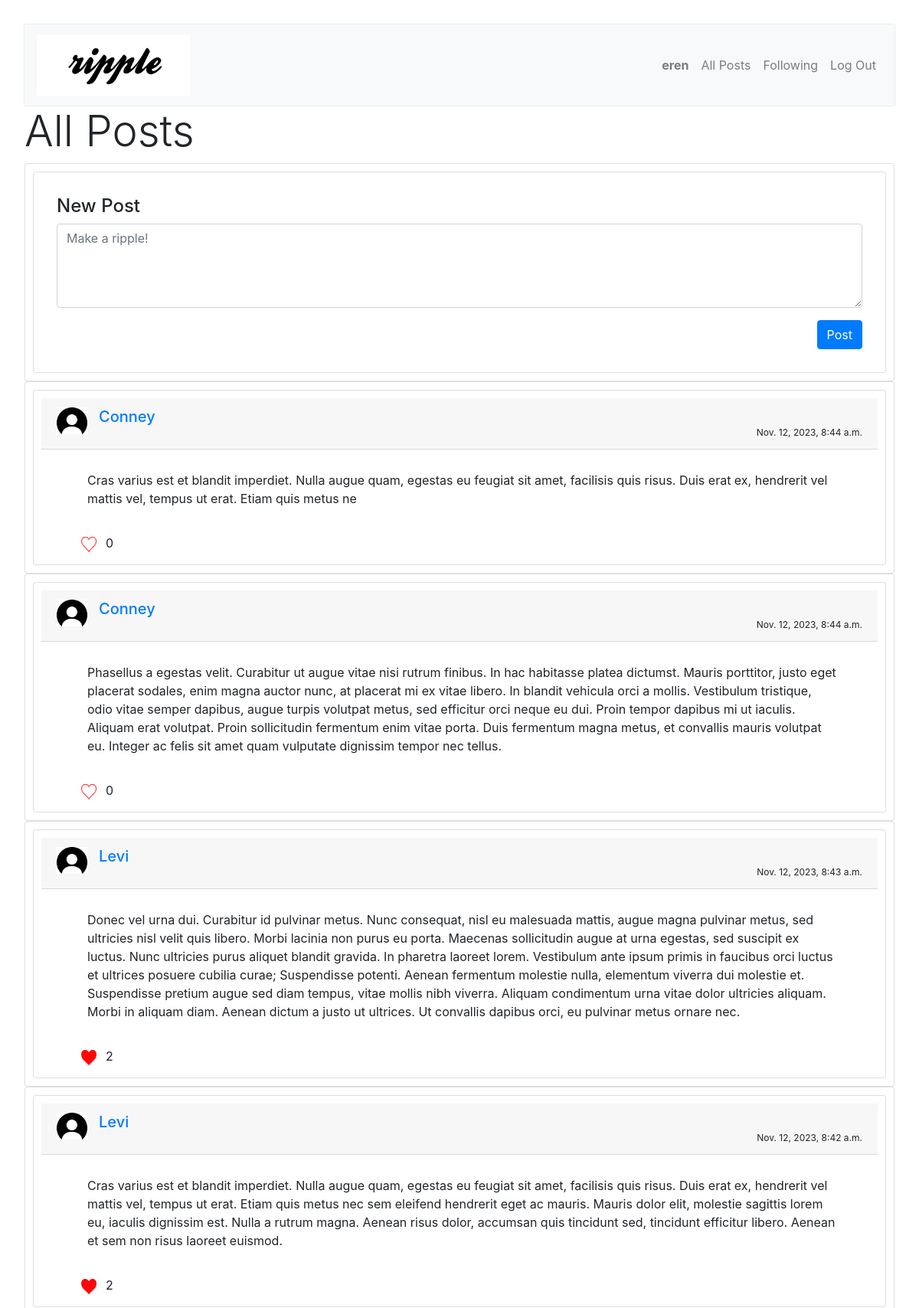
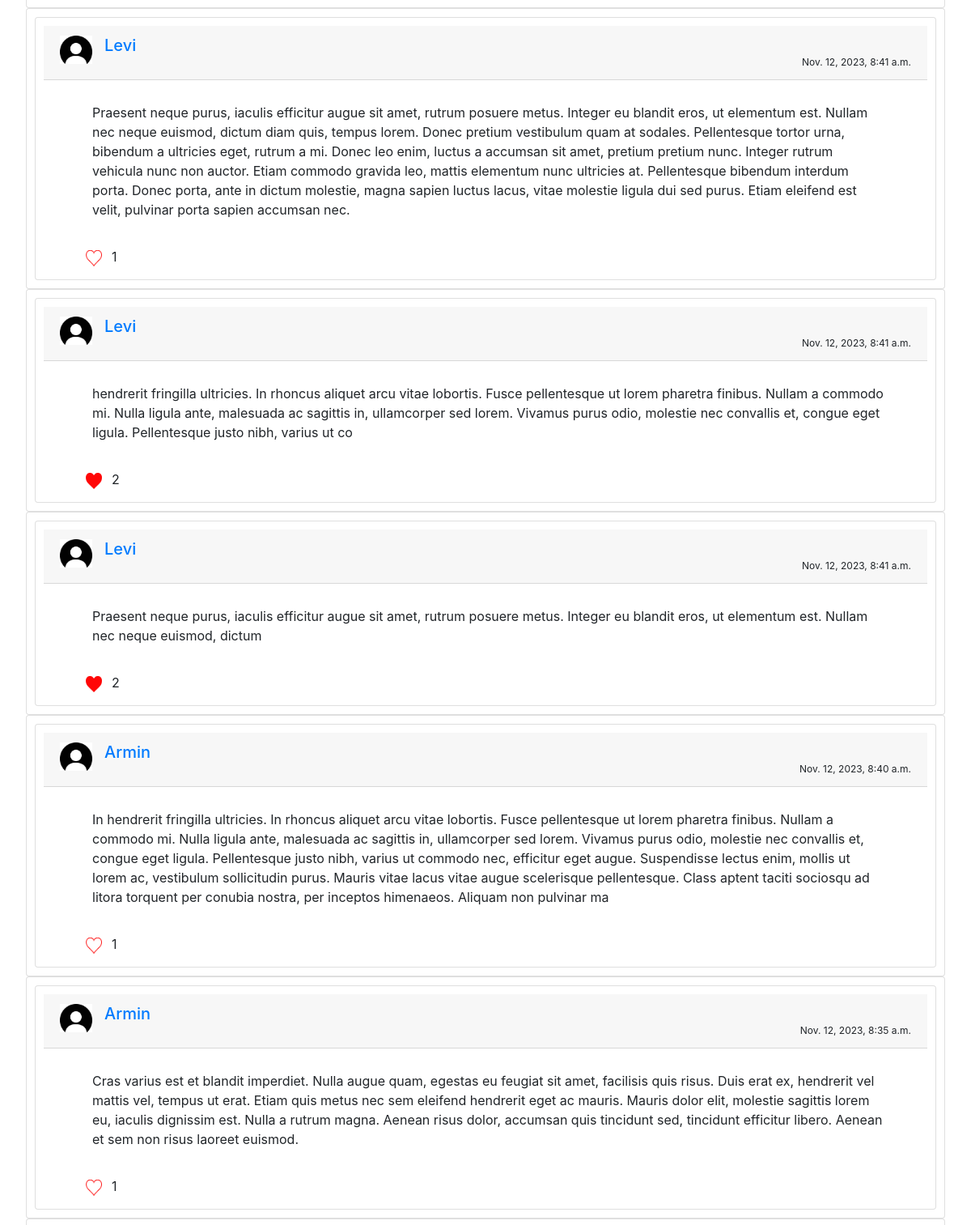
/?page=2 (signed in, upper part), run on the app's committed database (2 pictures, top to bottom).
### network/models.py (models this page shows)
class User(AbstractUser):
    followers = models.ManyToManyField("self", symmetrical=False, related_name="following")

class Post(models.Model):
    creator = models.ForeignKey(User, on_delete=models.CASCADE, related_name="creator")
    text = models.CharField(max_length=300)
    timestamp = models.DateTimeField(auto_now_add=True)

### network/views.py (the view)
# urls.py: path("", views.index, name="index"),
def index(request):
    if request.method == "POST":
        post = request.POST["post"]
        user = request.user
        newpost = Post(creator=user, text=post)
        newpost.save()
    user = request.user
    posts = Post.objects.order_by('-timestamp')
    if user.is_authenticated:
        liked_posts = [post for post in posts if Like.objects.filter(post=post, user=user).exists()]
    else:
        liked_posts = []
    paginator = Paginator(posts, 10)
    page = request.GET.get('page', 1)
    current_posts = paginator.page(page)
    return render(request, "network/index.html", {
        "current_posts": current_posts,
        "liked_posts": liked_posts,
        "paginator": paginator,
        "user" : user
    })

### network/templates/network/index.html (shortened to what this page needs)
    {% extends "network/layout.html" %}
    {% block script %}
        {% load static %}
        <link href="{% static 'network/styles.css' %}" rel="stylesheet">
    {% endblock %}
    {% block body %}
        {% if user.is_authenticated %}
            <h1 class="display-4">All Posts</h1>
            <div>
                <section class="card">
                    <div class="card">
                        <div class="card-body">
                            <form action="" method="post">
                                <h4 class="h4">New Post</h4>
                                <div class="tab-content" id="myTabContent">
                                    <div class="tab-pane fade show active" id="posts" role="tabpanel" aria-labelledby="posts-tab">
                                        <div class="form-group">
                                            <textarea class="form-control" rows="4" cols="50" name="post" placeholder="Make a ripple!"></textarea>
                                        </div>
                                    </div>
                                </div>
                                <div class="text-right">
                                    <input type="submit" value="Post" class="btn btn-primary">
                                </div>
                            </form>
                        </div>
                    </section>
                </div>
                {% for post in current_posts %}
                    <section class="card">
                    <div class="post card">
                        <div class="card-header container">
                            <div class="text-capitalize h5 mb-0">
                                <img class="thumbnail pull-left media-object" src="../static/network/dp.jpg" width="40px">
                                <a href="/{{ post.creator }}" style="margin: 15px;">{{ post.creator }}</a>
                            </div>
                            <div class="timestamp">{{ post.timestamp }}</div>
                        </div>
                        <div class="post-content card-body my-2">{{ post.text }}</div>
                        <div class="like">
                            <button class="like-button btn" style="border: none;">
                                {% if post in liked_posts %}
                                <img src="{% static 'network/liked.png' %}" alt="liked" width="20px" height="20px" class="unlike-icon">
                                {% else %}
                                <img src="{% static 'network/like.png' %}" alt="like" width="20px" height="20px" class="like-icon">
                                {% endif %}
                            </button>
                            <div class="like-count" style="display: grid; place-items: center;">{{ post.liked_on.count }}</div>
                        </div>
                    </div>
                    </section>
                {% empty %}
                    <div>No posts.</div>
                {% endfor %}
            </div>
        {% else %}
            <h2 class="display-3">You are not logged in!</h2>
            <h3 class="display-4"><a href="{% url 'login' %}">Log In</a> or <a href="{% url 'register' %}">Register.</a></h3>
        {% endif %}
    {% endblock %}

### network/templates/network/layout.html (shortened to what this page needs)
{% load static %}
<!DOCTYPE html>
<html lang="en">
    <head>
        <link rel="stylesheet" href="https://cdnjs.cloudflare.com/ajax/libs/font-awesome/4.7.0/css/font-awesome.min.css">
        <link href="{% static 'network/styles.css' %}" rel="stylesheet">
        <link rel="stylesheet" href="https://stackpath.bootstrapcdn.com/bootstrap/4.4.1/css/bootstrap.min.css">
        {% block script %}
        {% endblock %}
    </head>
    <body>
        <nav class="navbar navbar-expand-lg navbar-light bg-light navbar-custom">
            <a class="navbar-brand navbar-header nav" href="{% url 'index' %}">
                <div class="network-img">
                    <img src="{% static 'network/ripple.png' %}" alt="Connect" style="width: 200px;">
                </div>
            </a>
            <div class="navbar-nav ml-auto">
              <ul class="navbar-nav ml-auto navbar-right">
                {% if user.is_authenticated %}
                    <li class="nav-item">
                        <a class="nav-link" href="{% url 'profile' user.username %}"><strong>{{ user.username }}</strong></a>
                    </li>
                {% endif %}
                <li class="nav-item">
                  <a class="nav-link" href="{% url 'index' %}">All Posts</a>
                </li>
                {% if user.is_authenticated %}
                    <li class="nav-item">
                        <a class="nav-link" href="{% url 'following' %}">Following</a>
                    </li>
                    <li class="nav-item">
                        <a class="nav-link" href="{% url 'logout' %}">Log Out</a>
                    </li>
                {% endif %}
              </ul>
            </div>
          </nav>
        <div class="body">
            {% block body %}
            {% endblock %}
    </body>
</html>

### network/static/network/styles.css (style rules this page uses)
form { display: block; }
body { margin: 20px; padding: 12px; }
.card { padding: 10px; }
.timestamp { font-size: 12px; text-align: right; }
.like { display: flex; }
.navbar-custom { background: #fff; border-color: #ccc; box-shadow: 0 0 2px 0 #ccc; }
.post-content, .like { margin-left: 40px; margin-right: 30px; }

### data on the page
User: username "eren"
Post: creator "Conney", timestamp "Nov. 12, 2023, 8:44 a.m.", text "Cras varius est et blandit imperdiet. Nulla augue quam, egestas eu feugiat sit amet, facilisis quis risus. Duis erat ex, hendrerit vel mattis vel, tempus ut erat. Etiam quis metus ne", liked_on.count "0"
Post: creator "Conney", timestamp "Nov. 12, 2023, 8:44 a.m.", text "Phasellus a egestas velit. Curabitur ut augue vitae nisi rutrum finibus. In hac habitasse platea dictumst. Mauris porttitor, justo eget placerat sodales, enim magna auctor nunc, at placerat mi ex vitae libero. In blandit vehicula orci a mollis. Vestibulum tristique, odio vitae semper dapibus, augue turpis volutpat metus, sed efficitur orci neque eu dui. Proin tempor dapibus mi ut iaculis. Aliquam erat volutpat. Proin sollicitudin fermentum enim vitae porta. Duis fermentum magna metus, et convallis mauris volutpat eu. Integer ac felis sit amet quam vulputate dignissim tempor nec tellus.", liked_on.count "0"
Post: creator "Levi", timestamp "Nov. 12, 2023, 8:43 a.m.", text "Donec vel urna dui. Curabitur id pulvinar metus. Nunc consequat, nisl eu malesuada mattis, augue magna pulvinar metus, sed ultricies nisl velit quis libero. Morbi lacinia non purus eu porta. Maecenas sollicitudin augue at urna egestas, sed suscipit ex luctus. Nunc ultricies purus aliquet blandit gravida. In pharetra laoreet lorem. Vestibulum ante ipsum primis in faucibus orci luctus et ultrices posuere cubilia curae; Suspendisse potenti. Aenean fermentum molestie nulla, elementum viverra dui molestie et. Suspendisse pretium augue sed diam tempus, vitae mollis nibh viverra. Aliquam condimentum urna vitae dolor ultricies aliquam. Morbi in aliquam diam. Aenean dictum a justo ut ultrices. Ut…", liked_on.count "2"
Post: creator "Levi", timestamp "Nov. 12, 2023, 8:42 a.m.", text "Cras varius est et blandit imperdiet. Nulla augue quam, egestas eu feugiat sit amet, facilisis quis risus. Duis erat ex, hendrerit vel mattis vel, tempus ut erat. Etiam quis metus nec sem eleifend hendrerit eget ac mauris. Mauris dolor elit, molestie sagittis lorem eu, iaculis dignissim est. Nulla a rutrum magna. Aenean risus dolor, accumsan quis tincidunt sed, tincidunt efficitur libero. Aenean et sem non risus laoreet euismod.", liked_on.count "2"
Post: creator "Levi", timestamp "Nov. 12, 2023, 8:41 a.m.", text "Praesent neque purus, iaculis efficitur augue sit amet, rutrum posuere metus. Integer eu blandit eros, ut elementum est. Nullam nec neque euismod, dictum diam quis, tempus lorem. Donec pretium vestibulum quam at sodales. Pellentesque tortor urna, bibendum a ultricies eget, rutrum a mi. Donec leo enim, luctus a accumsan sit amet, pretium pretium nunc. Integer rutrum vehicula nunc non auctor. Etiam commodo gravida leo, mattis elementum nunc ultricies at. Pellentesque bibendum interdum porta. Donec porta, ante in dictum molestie, magna sapien luctus lacus, vitae molestie ligula dui sed purus. Etiam eleifend est velit, pulvinar porta sapien accumsan nec.", liked_on.count "1"
Post: creator "Levi", timestamp "Nov. 12, 2023, 8:41 a.m.", text "hendrerit fringilla ultricies. In rhoncus aliquet arcu vitae lobortis. Fusce pellentesque ut lorem pharetra finibus. Nullam a commodo mi. Nulla ligula ante, malesuada ac sagittis in, ullamcorper sed lorem. Vivamus purus odio, molestie nec convallis et, congue eget ligula. Pellentesque justo nibh, varius ut co", liked_on.count "2"
Post: creator "Levi", timestamp "Nov. 12, 2023, 8:41 a.m.", text "Praesent neque purus, iaculis efficitur augue sit amet, rutrum posuere metus. Integer eu blandit eros, ut elementum est. Nullam nec neque euismod, dictum", liked_on.count "2"
Post: creator "Armin", timestamp "Nov. 12, 2023, 8:40 a.m.", text "In hendrerit fringilla ultricies. In rhoncus aliquet arcu vitae lobortis. Fusce pellentesque ut lorem pharetra finibus. Nullam a commodo mi. Nulla ligula ante, malesuada ac sagittis in, ullamcorper sed lorem. Vivamus purus odio, molestie nec convallis et, congue eget ligula. Pellentesque justo nibh, varius ut commodo nec, efficitur eget augue. Suspendisse lectus enim, mollis ut lorem ac, vestibulum sollicitudin purus. Mauris vitae lacus vitae augue scelerisque pellentesque. Class aptent taciti sociosqu ad litora torquent per conubia nostra, per inceptos himenaeos. Aliquam non pulvinar ma", liked_on.count "1"
Post: creator "Armin", timestamp "Nov. 12, 2023, 8:35 a.m.", text "Cras varius est et blandit imperdiet. Nulla augue quam, egestas eu feugiat sit amet, facilisis quis risus. Duis erat ex, hendrerit vel mattis vel, tempus ut erat. Etiam quis metus nec sem eleifend hendrerit eget ac mauris. Mauris dolor elit, molestie sagittis lorem eu, iaculis dignissim est. Nulla a rutrum magna. Aenean risus dolor, accumsan quis tincidunt sed, tincidunt efficitur libero. Aenean et sem non risus laoreet euismod.", liked_on.count "1"
